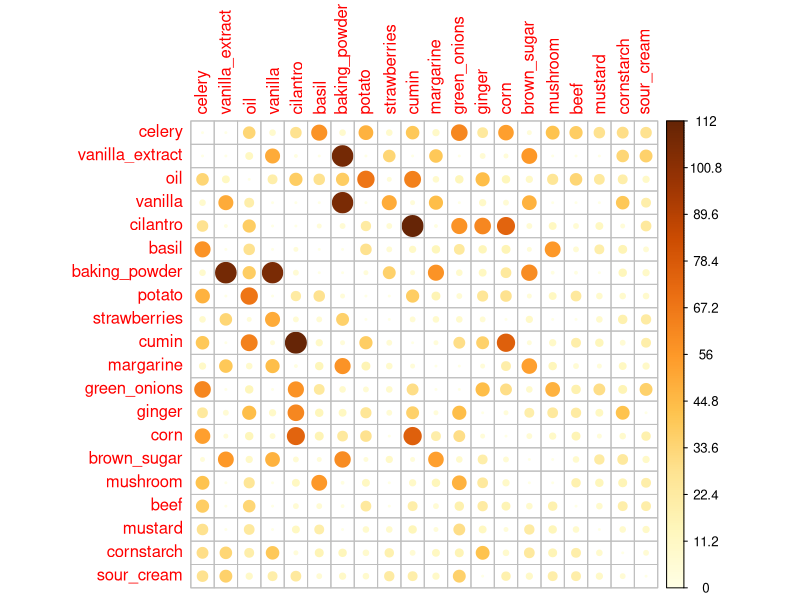
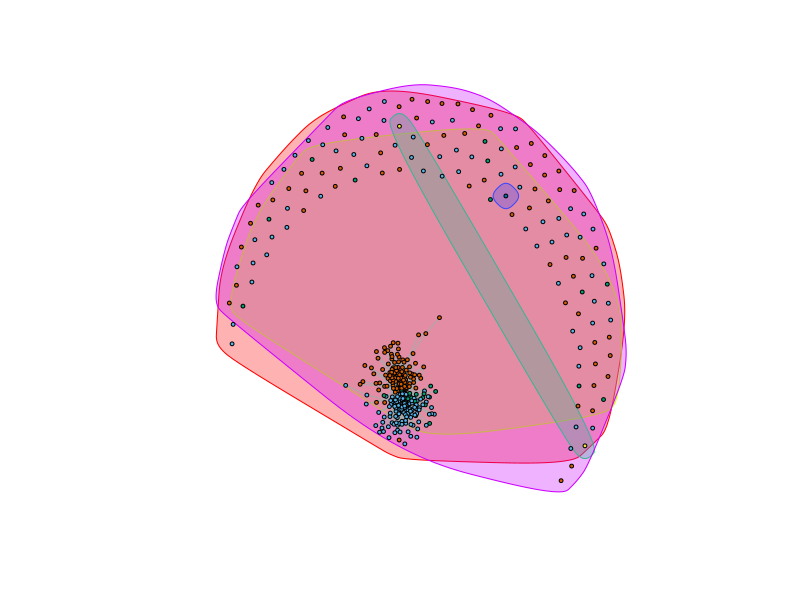
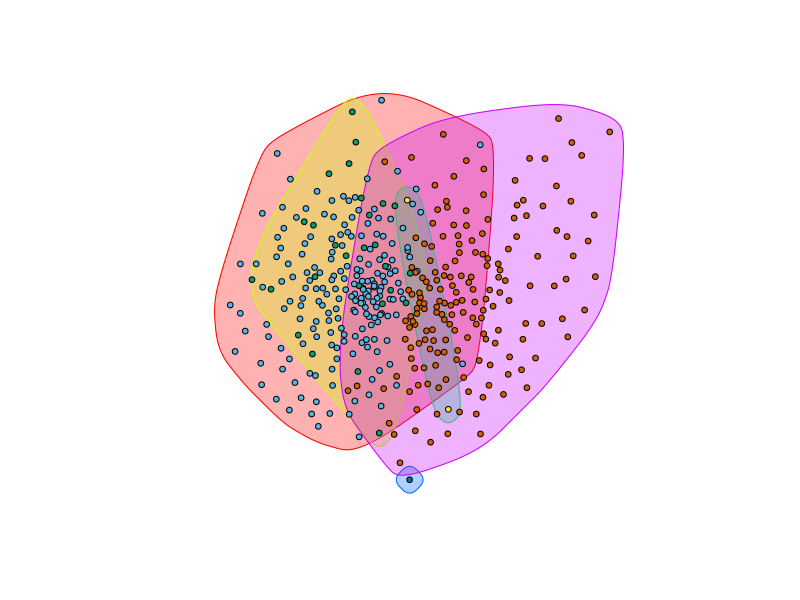

Write the R code that produced these figures, in order.
library(corrplot)
library(igraph)

# read in matrix (from mkmat.pl, see Makefile)
d<-read.table('txt/cormat.txt',header=T)

# make a matrix,
m.full <- as.matrix(d);

# TODO: dont do this!
# remove  ing. that are used for
#   too few recipies
#   everything (2sd above mean) 
totals <- diag(m.full);  # diagnal has total recipes seen for each ingredient
keep <- totals > 10 & totals < mean(totals)+2*sd(totals)

# restrict and zero identity line
m <- m.full[keep,keep]; diag(m) <- 0


# TODO: rescale weights
#m <- apply(m,1,function(x) scale(x)  )
#m2 <- apply(m,1,function(x) x/mean(x,na.rm=T) ) 
#m<- round( scale(m) , 2)


corrplot(m[1:20,1:20],is.corr=F)

g<-graph_from_adjacency_matrix(m,mode="undirected",weighted=TRUE)
# https://www.sixhat.net/finding-communities-in-networks-with-r-and-igraph.html
fc  <- fastgreedy.community(g)      # FAST, few large clusters
wt  <- walktrap.community(g)        # FAST, many small
sg  <- spinglass.community(g)       # SLOWER, few large 
#ceb <- cluster_edge_betweenness(g)  # SLOW, many small

# which method to use
gcom <- sg 
com <- communities(gcom)
mem <- membership(gcom)


# save graph plot
png('imgs/fullgraph.png')
V(g)$color <- mem + 1
plot(g,mark.groups=com,vertex.size=3, edge.lty="blank",vertex.label=NA) 
dev.off()

# too many edges to graph -- remove those that are at least 1sd from mean
# not very useful
edgthres <- mean(m[m>0] + .5* sd(m[m>0]))
gsmall<-delete.edges(g, which( E(g)$weight <= edgthres ) )
gsmall$layout <- layout.fruchterman.reingold
V(gsmall)$color <-mem +1
plot(gsmall,mark.groups=com,vertex.size=2, vertex.label=NA) # ,edge.lty="blank"

